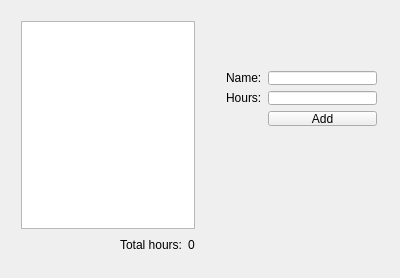
<?xml version="1.0" encoding="UTF-8"?>
<ui version="4.0">
 <class>app</class>
 <widget class="QWidget" name="app">
  <property name="geometry">
   <rect>
    <x>0</x>
    <y>0</y>
    <width>400</width>
    <height>278</height>
   </rect>
  </property>
  <property name="windowTitle">
   <string>app</string>
  </property>
  <widget class="QWidget" name="layoutWidget">
   <property name="geometry">
    <rect>
     <x>215</x>
     <y>60</y>
     <width>173</width>
     <height>77</height>
    </rect>
   </property>
   <layout class="QFormLayout" name="formLayout">
    <item row="0" column="0">
     <widget class="QLabel" name="lblName">
      <property name="text">
       <string>Name:</string>
      </property>
     </widget>
    </item>
    <item row="0" column="1">
     <widget class="QLineEdit" name="leName"/>
    </item>
    <item row="1" column="0">
     <widget class="QLabel" name="lblHours_2">
      <property name="text">
       <string>Hours:</string>
      </property>
     </widget>
    </item>
    <item row="1" column="1">
     <widget class="QLineEdit" name="leHours"/>
    </item>
    <item row="2" column="1">
     <widget class="QPushButton" name="btnAdd">
      <property name="text">
       <string>Add</string>
      </property>
     </widget>
    </item>
   </layout>
  </widget>
  <widget class="QWidget" name="">
   <property name="geometry">
    <rect>
     <x>10</x>
     <y>10</y>
     <width>196</width>
     <height>256</height>
    </rect>
   </property>
   <layout class="QVBoxLayout" name="verticalLayout">
    <item>
     <widget class="QTableView" name="tableView"/>
    </item>
    <item>
     <layout class="QGridLayout" name="gridLayout">
      <item row="0" column="1">
       <widget class="QLabel" name="lblTotal">
        <property name="text">
         <string>Total hours:</string>
        </property>
       </widget>
      </item>
      <item row="0" column="2">
       <widget class="QLabel" name="lblHours">
        <property name="text">
         <string>0</string>
        </property>
       </widget>
      </item>
      <item row="0" column="0">
       <spacer name="horizontalSpacer">
        <property name="orientation">
         <enum>Qt::Horizontal</enum>
        </property>
        <property name="sizeHint" stdset="0">
         <size>
          <width>40</width>
          <height>20</height>
         </size>
        </property>
       </spacer>
      </item>
     </layout>
    </item>
   </layout>
  </widget>
 </widget>
 <layoutdefault spacing="6" margin="11"/>
 <resources/>
 <connections/>
</ui>
